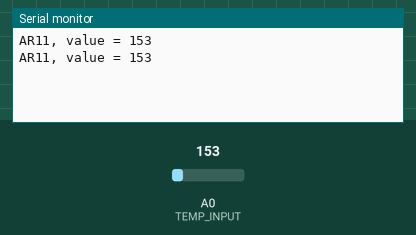
Recording of a sketch running on a simulated Arduino Uno, built with avr-gcc and run on an emulated ATmega328P. On the bench: the last lines printed to the serial monitor. Inputs (shaded band) come from the test bench; at power-on: A0 (TEMP_INPUT) = 153.

Above: at 1.8 s.
1.9 s: A0 (TEMP_INPUT) set to 165
At 2.8 s:
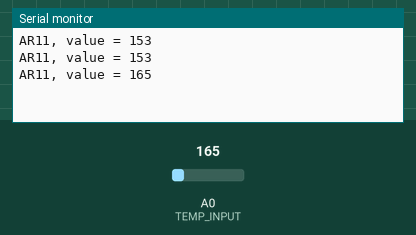
3.4 s: A0 (TEMP_INPUT) set to 175
At 4.8 s:
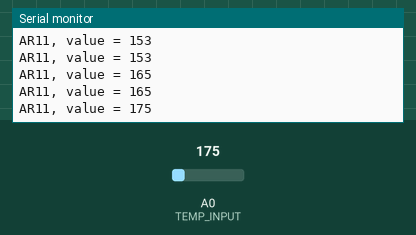
Timing chart, 0 to 6.4 s (numbered marks = the images above; inputs shaded):
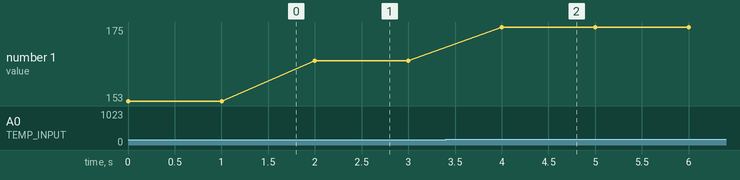

The sketch:

ARnn_tmp36_start.ino
```cpp
//
// AR00, TMP36 sensor
//

#define TEMP_INPUT 0
// or  int TEMP_INPUT = 0;

void setup() {
  Serial.begin(9600);
}

void loop() {
   //getting the voltage reading from the temperature sensor
  int value = analogRead(TEMP_INPUT);
  Serial.print("AR11, value = ");
  Serial.println(value);
//  Serial.print(" : ");

   // converting that reading to voltage
//   float voltage = value * 5.0 * 1000;  // in mV
//   voltage /= 1023.0;

   // print out the voltage
//   Serial.print(voltage);
//   Serial.print(" mV, ");

   // now print out the temperature
//   float temperatureC = (voltage - 500) / 10 ;
//   Serial.print(temperatureC);
//   Serial.println(" degrees C");

  delay(1000);
}
```

Measured:
- after the input at 1.9 s, the serial monitor: prints a new line after 0.10 s (image 1)
- after the input at 3.4 s, the serial monitor: prints a new line after 0.60 s (image 2)
- plotted number 1: 153 → 165 after the input at 1.9 s, 165 → 175 after the input at 3.4 s
